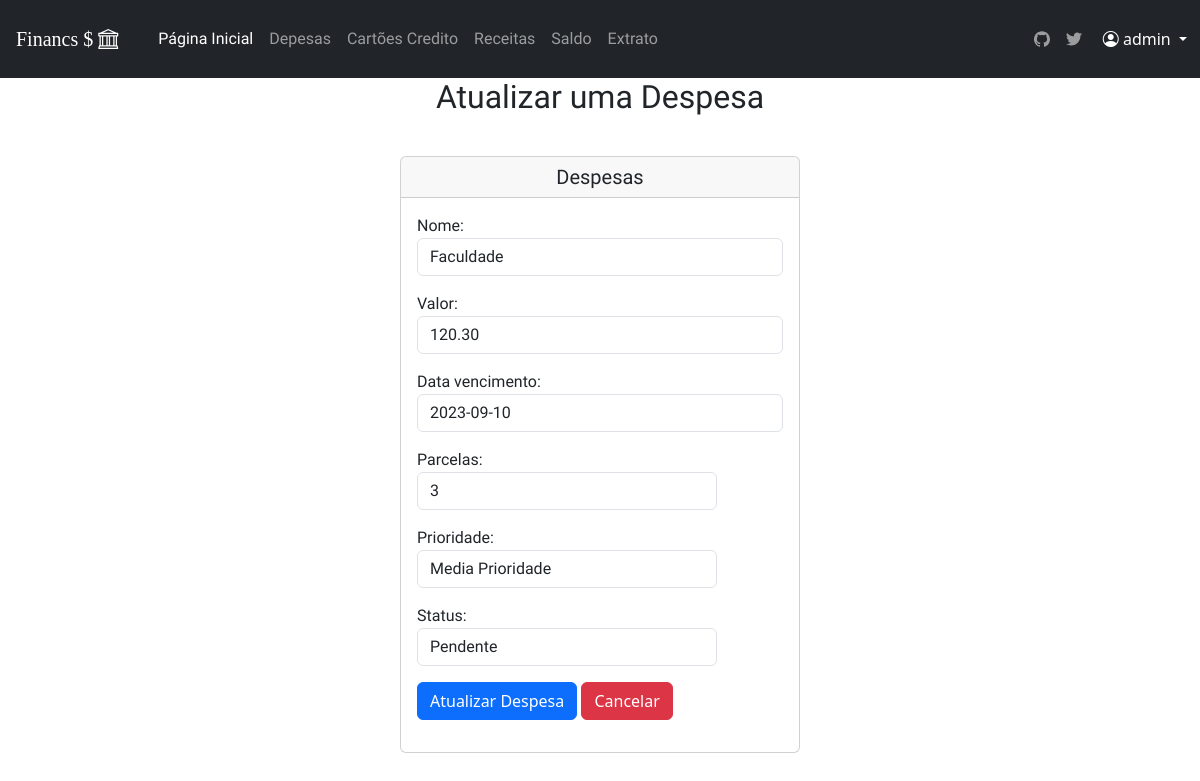
/atualizar_despesa/18/ (signed in), run on an earlier commit of the app's database.
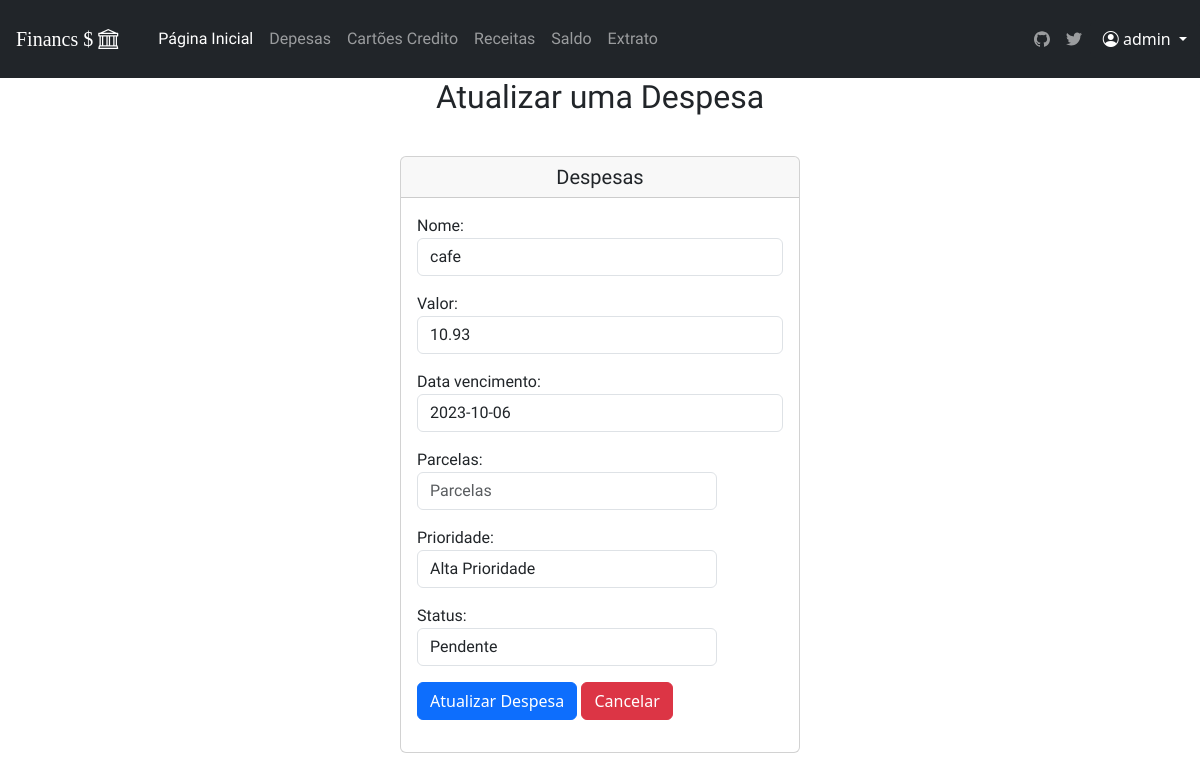
And on a later commit of the database.
### financas/models.py (models this page shows, shortened)
class Despesa (models.Model):
    id_usuario= models.ForeignKey(User, on_delete=models.CASCADE)
    nome = models.CharField(max_length=100)
    valor = models.DecimalField(max_digits=10, decimal_places=2)
    prioridade = models.CharField(max_length=50, choices=Prioridades)
    data_entrada = models.DateField()
    data_vencimento = models.DateField(null=True)
    parcelas = models.IntegerField(blank=True, null=True)
    status = models.CharField(max_length=50, choices=Status)
    data_paga = models.DateField()
    changed = models.CharField(max_length=50, choices=Changed)
    dp_rc =  models.CharField(max_length=50, choices=dp_rc)

### financas/views.py (the view)
# urls.py: path('atualizar_despesa/<id_despesa>/',atualizar_despesa, name='atualizar_despesa'),
@login_required
def atualizar_despesa(request, id_despesa):
    despesa = Despesa.objects.filter(id=id_despesa, id_usuario=request.user).first()
    id_usuario = request.user.id
    if request.method == 'POST':
        form = DespesaForm(request.POST, instance=despesa)
        if form.is_valid():
            form.save()
            return redirect('despesa', id_usuario )
    else:
        form = DespesaForm(instance=despesa)
    context = {
        'form': form
    }
    return render(request, 'despesa/atualizar_despesa.html', context)

### financas/forms.py
class DespesaForm(forms.ModelForm):
    prioridade = forms.ChoiceField(choices=Prioridades, widget=forms.Select(attrs={'class': "form-control", 'style': 'max-width: 300px; text-align: left;'}))
    status = forms.ChoiceField(choices=Status, widget=forms.Select(attrs={'class': "form-control", 'style': 'max-width: 300px; text-align: left;'}))
    parcelas = forms.IntegerField(required=False , widget=forms.NumberInput(attrs={ 'class': "form-control", 'style': 'max-width: 300px; text-align: left;', 'placeholder': 'Parcelas'}))
    class Meta:
        model = Despesa
        fields = ['nome', 'valor', 'data_vencimento', 'parcelas','prioridade', 'status']
        widgets = {
            'nome': forms.TextInput(attrs={'class': 'form-control'}),
            'valor': forms.NumberInput(attrs={'class': 'form-control',   }),
            'data_entrada' : forms.DateInput(attrs={'class': 'form-control' , 'style': 'max-width: 300px;'}),
            'data_vencimento': forms.DateInput(attrs={'class': 'form-control'}),
        }

### financas/static/templates/despesa/atualizar_despesa.html (shortened to what this page needs)
{%extends 'base.html'%}
{%load static %}
{%block content%}
<h2 class=" text-center">Atualizar uma Despesa</h2>
<div class='container mt-4 d-flex justify-content-center align-items-center'>
    <div class="card mt-3" style="width:400px">
      <h5 class="card-header text-center">Despesas</h5>
      <div class="card-body ">
                <form method="post">
                    <div class="form-group">
                  {{form.as_p}}
                <button type="submit" class="btn btn-primary text-white" >Atualizar Despesa </button>
                <a href="{%url 'despesa' request.user.id %}" class="btn btn-danger text-white" >Cancelar</a>
                </form>
      </div>
    </div>
</div>
{%endblock%}

What changed in the data, as far as the page shows it:
changed Despesa "Pendente": nome "Faculdade" → "cafe"; valor "120.30" → "10.93"; data_vencimento "2023-09-10" → "2023-10-06"; parcelas "3" → (not shown); prioridade "Media Prioridade" → "Alta Prioridade"
